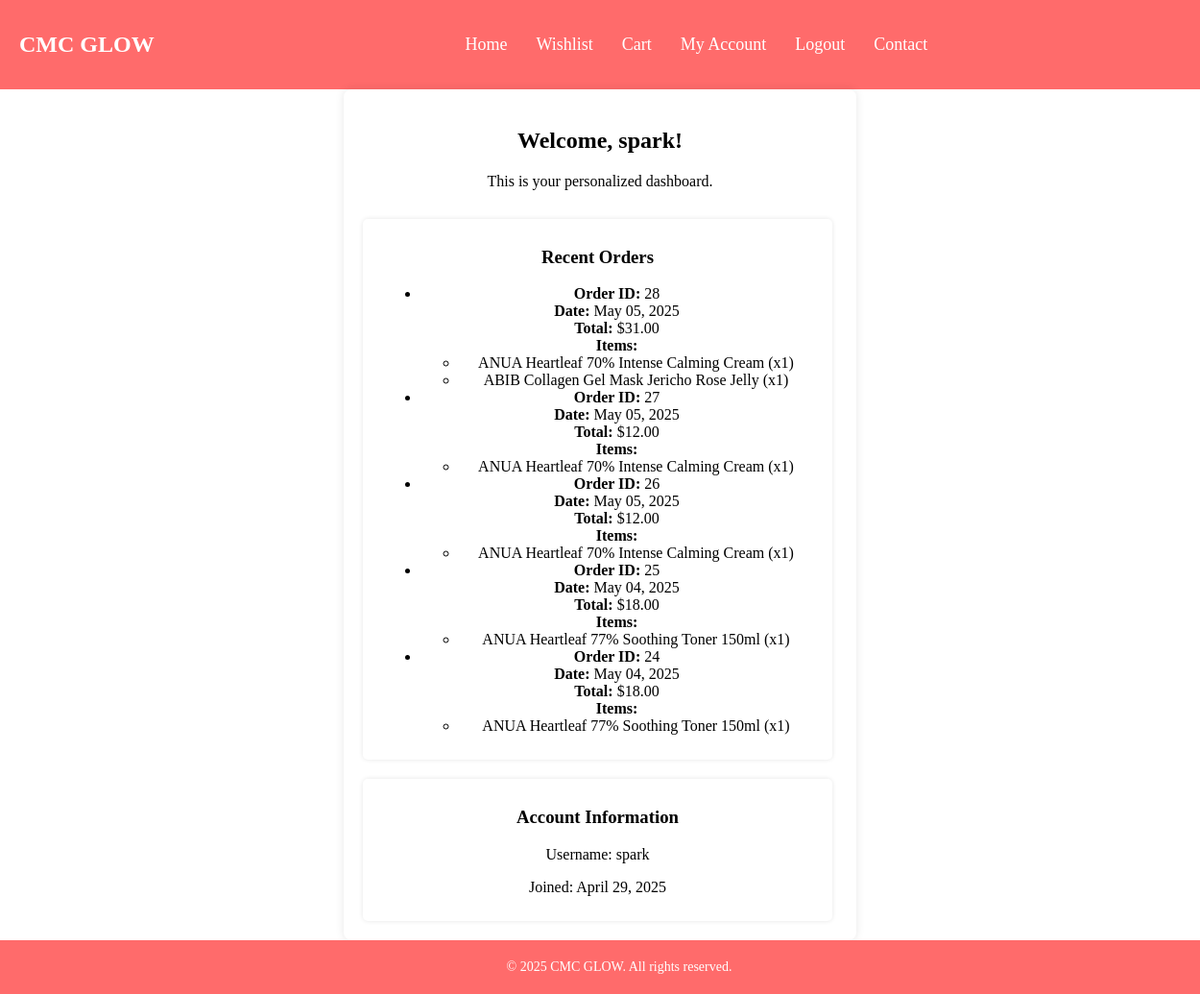
The app's page /account/dashboard/ (signed in) with its own data.
### products/models.py (models this page shows, shortened)
class Order(models.Model):
    user = models.ForeignKey(settings.AUTH_USER_MODEL, on_delete=models.CASCADE)
    total_amount = models.DecimalField(max_digits=10, decimal_places=2)
    status = models.CharField(max_length=20, default='Pending')
    created_at = models.DateTimeField(auto_now_add=True)
    updated_at = models.DateTimeField(auto_now=True)
    shipping_name = models.CharField(max_length=255, blank=True, null=True)
    shipping_address = models.CharField(max_length=255, blank=True, null=True)
    shipping_city = models.CharField(max_length=100, blank=True, null=True)
    shipping_state = models.CharField(max_length=100, blank=True, null=True)
    shipping_zip = models.CharField(max_length=20, blank=True, null=True)
    shipping_country = models.CharField(max_length=100, blank=True, null=True)
    shipping_method = models.CharField(max_length=100, blank=True, null=True)

class OrderItem(models.Model):
    order = models.ForeignKey(Order, related_name='items', on_delete=models.CASCADE)
    product = models.ForeignKey(Product, on_delete=models.CASCADE)
    quantity = models.PositiveIntegerField()
    price = models.DecimalField(max_digits=10, decimal_places=2)

class Product(models.Model):
    name = models.CharField(max_length=100)
    description = models.TextField()
    price = models.DecimalField(max_digits=10, decimal_places=2)
    sale_price = models.DecimalField(max_digits=10, decimal_places=2, blank=True, null=True)
    image = models.ImageField(upload_to='products/images/')
    product_types = models.ManyToManyField(ProductType, blank=True)
    skin_concerns = models.ManyToManyField(SkinConcern, blank=True)
    skin_types = models.ManyToManyField(SkinType, blank=True)
    ingredients = models.TextField(blank=True, null=True)
    usage = models.TextField(blank=True, null=True)
    is_in_stock = models.BooleanField(default=True)

### accounts/views.py (the view)
# urls.py: path('dashboard/', views.dashboard_view, name='dashboard'),
@login_required
def dashboard_view(request):
    recent_orders = Order.objects.filter(user=request.user).order_by('-created_at')[:5]
    context = {
        'recent_orders': recent_orders,
    }
    return render(request, 'account/dashboard.html', context)

### accounts/templates/account/dashboard.html (shortened to what this page needs)
{% extends 'base.html' %}
{% block content %}
<div class="dashboard-container">
    <div class="welcome-message">
        <h2>Welcome, {{ user.username }}!</h2>
        <p>This is your personalized dashboard.</p>
    </div>
    <div class="dashboard-cards">
        <div class="card">
            <h3>Recent Orders</h3>
            {% if recent_orders %}
                <ul>
                    {% for order in recent_orders %}
                        <li>
                            <strong>Order ID:</strong> {{ order.id }}<br>
                            <strong>Date:</strong> {{ order.created_at|date:"F d, Y" }}<br>
                            <strong>Total:</strong> ${{ order.total_amount }}<br>
                            <strong>Items:</strong>
                            <ul>
                                {% for item in order.items.all %}
                                    <li>{{ item.product.name }} (x{{ item.quantity }})</li>
                                {% endfor %}
                            </ul>
                        </li>
                    {% endfor %}
                </ul>
            {% else %}
                <p>No recent orders.</p>
            {% endif %}
        </div>
        <div class="card">
            <h3>Account Information</h3>
            <p>Username: {{ user.username }}</p>
            <p>Joined: {{ user.date_joined|date:"F d, Y" }}</p>
        </div>
    </div>
</div>
{% endblock %}

### static/css/styles.css (style rules this page uses)
body, html { margin: 0; padding: 0; min-height: 100%; display: flex; flex-direction: column; }
p { text-align: center; }
.dashboard-container { max-width: 1200px; margin: 20px auto; padding: 20px; background-color: #fff; box-shadow: 0 0 10px rgba(0, 0, 0, 0.1); border-radius: 8px; margin-bottom: 500px; }
.dashboard-container .welcome-message { text-align: center; margin-bottom: 30px; }
.dashboard-container .dashboard-cards { display: grid; grid-template-columns: repeat(auto-fit, minmax(250px, 1fr)); gap: 20px; margin-right: 45px; }
.dashboard-container .card { display: block; width: 100%; padding: 10px 20px; background-color: white; border: none; border-radius: 5px; text-align: center; cursor: pointer; text-decoration: none; box-shadow: 0 0 5px rgba(0, 0, 0, 0.1); }
.dashboard-container { max-width: 1000px; margin: 0 auto; padding: 20px; }
.dashboard-cards { display: flex; flex-wrap: wrap; gap: 20px; margin-top: 20px; }
.card { flex: 1 1 45%; background-color: #f9f9f9; border: 1px solid #ddd; border-radius: 10px; padding: 20px; }

### records on screen
Order: id "28", created_at "May 05, 2025", total_amount "31.00"
OrderItem: product.name "ANUA Heartleaf 70% Intense Calming Cream", quantity "1"
OrderItem: product.name "ABIB Collagen Gel Mask Jericho Rose Jelly", quantity "1"
Order: id "27", created_at "May 05, 2025", total_amount "12.00"
OrderItem: product.name "ANUA Heartleaf 70% Intense Calming Cream", quantity "1"
Order: id "26", created_at "May 05, 2025", total_amount "12.00"
OrderItem: product.name "ANUA Heartleaf 70% Intense Calming Cream", quantity "1"
Order: id "25", created_at "May 04, 2025", total_amount "18.00"
OrderItem: product.name "ANUA Heartleaf 77% Soothing Toner 150ml", quantity "1"
Order: id "24", created_at "May 04, 2025", total_amount "18.00"
OrderItem: product.name "ANUA Heartleaf 77% Soothing Toner 150ml", quantity "1"

### other values on screen
{{ user.username }} "spark"
{{ user.date_joined|date:"F d, Y" }} "April 29, 2025"
